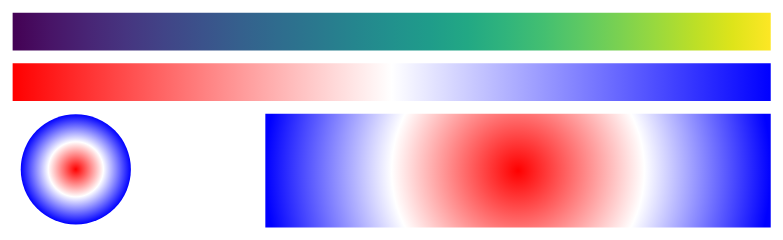

Write the Vega-Lite specification saved for this chart.
### Vega specification from a JSON file in a GitHub repository (floating-point values rounded to 4 significant figures)
{"$schema": "https://vega.github.io/schema/vega/v6.json", "width": 300, "padding": 5, "scales": [{"name": "color", "type": "linear", "range": {"scheme": "viridis"}, "domain": [0, 100]}], "marks": [{"type": "rect", "encode": {"update": {"width": {"signal": "width"}, "height": {"value": 15}, "fill": {"gradient": "color"}}}}, {"type": "rect", "encode": {"update": {"y": {"value": 20}, "width": {"signal": "width"}, "height": {"value": 15}, "fill": {"value": {"gradient": "linear", "stops": [{"offset": 0.0, "color": "red"}, {"offset": 0.5, "color": "white"}, {"offset": 1.0, "color": "blue"}]}}}}}, {"type": "symbol", "encode": {"update": {"x": {"value": 25}, "y": {"value": 62}, "size": {"value": 1900}, "fill": {"value": {"gradient": "radial", "stops": [{"offset": 0.0, "color": "red"}, {"offset": 0.5, "color": "white"}, {"offset": 1.0, "color": "blue"}]}}}}}, {"type": "rect", "encode": {"update": {"x": {"value": 100}, "y": {"value": 40}, "width": {"value": 200}, "height": {"value": 45}, "fill": {"value": {"gradient": "radial", "stops": [{"offset": 0.0, "color": "red"}, {"offset": 0.5, "color": "white"}, {"offset": 1.0, "color": "blue"}]}}}}}]}
